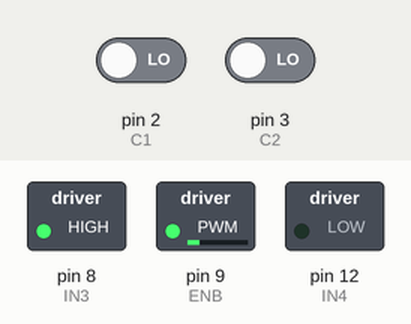
This sketch was run on a simulated Arduino Uno, built with avr-gcc and run on an emulated ATmega328P. Parts: switched loads named in the sketch (green lamp = pin HIGH). Inputs (shaded band) come from the test bench; at power-on: pin 2 (C1) LOW, pin 3 (C2) LOW. What the sketch prints to the serial monitor is not drawn.

Above: at 0.1 s.
Timing chart, 0 to 1.6 s (numbered marks = the images above):
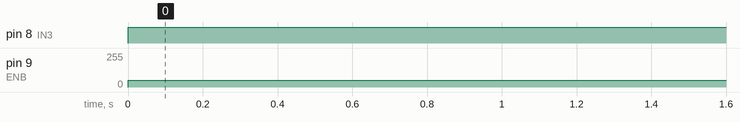

The sketch:

motordirection.ino
```cpp
#define C1 2
#define C2 3
#define IN3 8
#define IN4 12
#define ENB 9

// C1C2 directional pattern for encoder top view
//  CLOCK := 00 10 11 01 00
// ACLOCK := 00 01 11 10 00

int aprev = 0; // previous C1 encoder state
int bprev = 0; // previous C2 encoder state
int acurr = 0; // latest C1 encoder state
int bcurr = 0; // latest C2 encoder state

float tickCounter     = 0.0;  // counter for encoder ticks
float ticksPerSecond  = 0.0;  // encoder ticks per second
float RPM             = 0.0;  // rotations per minute
const float shaftGearboxRatio = 25.0; // encoder to motor shaft gear ratio, measured by averaging
const float ticksPerEncoderRotation = 25.0; // ticks per encoder rotation, measured by averaging
const float ticksPerMotorRotation = shaftGearboxRatio*ticksPerEncoderRotation; // ticks per motor rotation

unsigned long currentTime    = 0; // current running time of script
unsigned long lastUpdateTime = 0; // last time the tick count was updated

void setup() {
  // setting L298 pins to OUTPUT mode
  pinMode(IN3, OUTPUT);
  pinMode(IN4, OUTPUT);
  pinMode(ENB, OUTPUT);

  // setting encoder pins to INPUT mode
  pinMode(C1, INPUT);
  pinMode(C2, INPUT);

  lastUpdateTime = millis();

  Serial.begin(9600);
}

void loop() {
  currentTime = millis();

  digitalWrite(IN3, HIGH);
  digitalWrite(IN4, LOW);
  analogWrite(ENB, 50);
  updateEncoderTicks();

  if(updateRPM()) {
    Serial.print("anticlockwise RPM = ");
    Serial.println(RPM);
  }

}

// updates motor tick count directionally
void updateEncoderTicks() {
  // measuring current encoder states
  acurr = digitalRead(C1);
  bcurr = digitalRead(C2);

  // updating directed tick count
  if ((acurr!=aprev) || (bcurr!=bprev)) {
    if ((acurr == 1-bprev) && (bcurr == aprev)) {
      tickCounter -= 1; // clockwise state transition
    }
    else {
      tickCounter += 1; // anticlockwise state transition
    }
    // Serial.print(tickCounter);
    // Serial.print(" ");
    // Serial.print(acurr);
    // Serial.print("-");
    // Serial.println(bcurr);
  }
  // updating previous encoder states
  aprev = acurr;
  bprev = bcurr;
}

// measuring average RPM value over a second of rotation and returns true when done
bool updateRPM() {
  if (currentTime - lastUpdateTime >= 1000) {
    ticksPerSecond = tickCounter;
    tickCounter    = 0;
    RPM            = 6.0*ticksPerSecond/ticksPerMotorRotation; // (360/TPMR) * TPS * (1/60);
    lastUpdateTime = currentTime;
    return true;
  }
  else {
    return false;
  }
}
```

Measured:
- by itself, pin 8 (IN3): LOW → HIGH at 0.00 s
- by itself, pin 9 (ENB): 0/255 → 50/255 at 0.00 s
